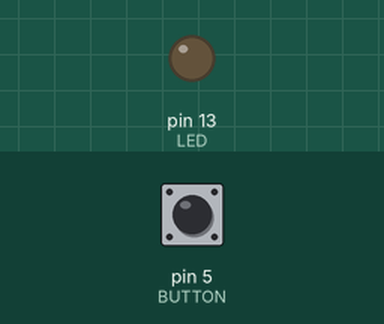
A sketch run on a simulated Arduino Uno, built with avr-gcc and run on an emulated ATmega328P. Parts: output pins drawn as LEDs (lit = HIGH). The test bench sets the inputs (shaded band); at power-on: pin 5 (BUTTON) LOW.

Above: at 1.2 s.
1.3 s: pin 5 (BUTTON) pulled HIGH for 0.15 s
At 1.4 s:
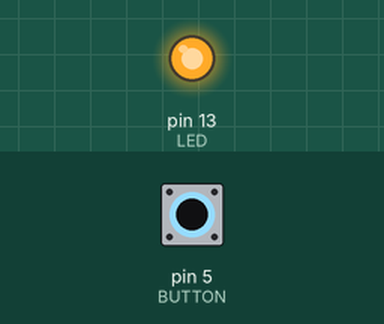
3.0 s: pin 5 (BUTTON) pulled HIGH for 3.2 s
At 7.5 s:
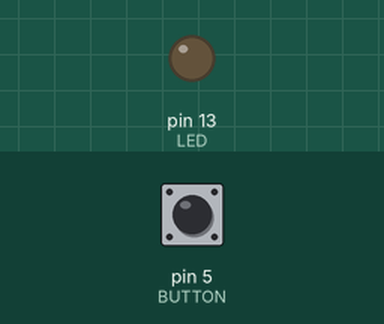
Timing chart, 0 to 9.0 s (numbered marks = the images above; inputs shaded):
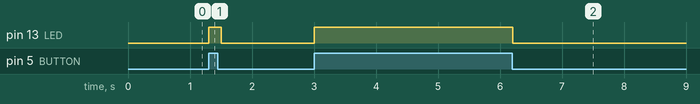

Measured:
- after the input at 1.3 s, pin 13 (LED): LOW → HIGH at once, → LOW 0.20 s later
- after the input at 3.0 s, pin 13 (LED): LOW → HIGH at once, → LOW 3.2 s later

The sketch:

RADiuS_A.ino
```cpp
#include <SoftwareSerial.h>

SoftwareSerial mySerial(2, 3);

#define BUTTON 5
#define LED 13

int lastState = 0;

void setup() {

    mySerial.begin(19200);

    pinMode(BUTTON,INPUT);
    pinMode(LED,OUTPUT);
}

void loop() {

    // Get the update value
    int value = digitalRead( BUTTON );

    if ( value != lastState )
    {
        lastState = value;

        // Turn on or off the LED
        if ( value == HIGH) {
            digitalWrite(LED, HIGH );

            mySerial.write( "1\n" );

            } else {
            digitalWrite(LED, LOW );

            mySerial.write( "0\n" );
        }

    }

    delay(100);
}
```
